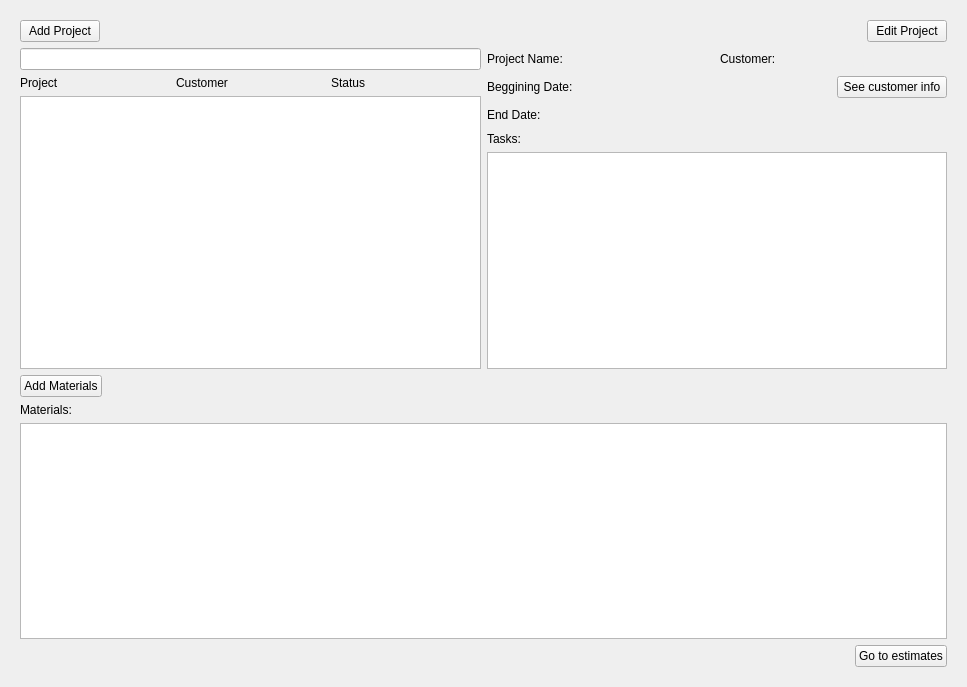
<?xml version="1.0" encoding="UTF-8"?>
<ui version="4.0">
 <class>Projects</class>
 <widget class="QWidget" name="Projects">
  <property name="geometry">
   <rect>
    <x>0</x>
    <y>0</y>
    <width>967</width>
    <height>687</height>
   </rect>
  </property>
  <property name="windowTitle">
   <string>Form</string>
  </property>
  <layout class="QVBoxLayout" name="verticalLayout_3">
   <item>
    <widget class="QStackedWidget" name="stackedWidget">
     <property name="currentIndex">
      <number>0</number>
     </property>
     <widget class="QWidget" name="page">
      <layout class="QGridLayout" name="gridLayout_2">
       <item row="0" column="0" colspan="2">
        <layout class="QHBoxLayout" name="horizontalLayout">
         <item>
          <widget class="QPushButton" name="pushButton">
           <property name="text">
            <string>Add Project</string>
           </property>
          </widget>
         </item>
         <item>
          <spacer name="horizontalSpacer">
           <property name="orientation">
            <enum>Qt::Horizontal</enum>
           </property>
           <property name="sizeHint" stdset="0">
            <size>
             <width>736</width>
             <height>20</height>
            </size>
           </property>
          </spacer>
         </item>
         <item>
          <widget class="QPushButton" name="pushButton_5">
           <property name="text">
            <string>Edit Project</string>
           </property>
          </widget>
         </item>
        </layout>
       </item>
       <item row="1" column="0" rowspan="2">
        <layout class="QVBoxLayout" name="verticalLayout">
         <item>
          <widget class="QLineEdit" name="searchLineEdit"/>
         </item>
         <item>
          <layout class="QHBoxLayout" name="horizontalLayout_4">
           <item>
            <widget class="QLabel" name="label_7">
             <property name="text">
              <string>Project</string>
             </property>
            </widget>
           </item>
           <item>
            <widget class="QLabel" name="label_8">
             <property name="text">
              <string>Customer</string>
             </property>
            </widget>
           </item>
           <item>
            <widget class="QLabel" name="label_9">
             <property name="text">
              <string>Status</string>
             </property>
            </widget>
           </item>
          </layout>
         </item>
         <item>
          <widget class="QListWidget" name="listWidget">
           <property name="styleSheet">
            <string notr="true">QListWidget {
    show-decoration-selected: 1; /* make the selection span the entire width of the view */
}

QListWidget::item:alternate {
    background: #EEEEEE;
}

QListWidget::item:selected {
    border: 1px solid #6a6ea9;
}

QListWidget::item:selected:!active {
    background: qlineargradient(x1: 0, y1: 0, x2: 0, y2: 1,
                                stop: 0 #ABAFE5, stop: 1 #8588B2);
}

QListWidget::item:selected:active {
    background: qlineargradient(x1: 0, y1: 0, x2: 0, y2: 1,
                                stop: 0 #6a6ea9, stop: 1 #888dd9);
}

QListWidget::item:hover {
    background: qlineargradient(x1: 0, y1: 0, x2: 0, y2: 1,
                                stop: 0 #FAFBFE, stop: 1 #DCDEF1);
}</string>
           </property>
          </widget>
         </item>
        </layout>
       </item>
       <item row="1" column="1">
        <layout class="QGridLayout" name="gridLayout">
         <item row="0" column="0">
          <widget class="QLabel" name="label_2">
           <property name="text">
            <string>Project Name:</string>
           </property>
          </widget>
         </item>
         <item row="0" column="2">
          <widget class="QLabel" name="label_3">
           <property name="text">
            <string>Customer:</string>
           </property>
          </widget>
         </item>
         <item row="1" column="3">
          <widget class="QPushButton" name="pushButton_4">
           <property name="text">
            <string>See customer info</string>
           </property>
          </widget>
         </item>
         <item row="1" column="0">
          <widget class="QLabel" name="label_4">
           <property name="text">
            <string>Beggining Date:</string>
           </property>
          </widget>
         </item>
         <item row="2" column="0">
          <widget class="QLabel" name="label_5">
           <property name="text">
            <string>End Date:</string>
           </property>
          </widget>
         </item>
         <item row="0" column="1">
          <widget class="QLabel" name="projectLabel">
           <property name="font">
            <font>
             <family>Times New Roman</family>
             <pointsize>14</pointsize>
             <bold>false</bold>
            </font>
           </property>
           <property name="frameShape">
            <enum>QFrame::NoFrame</enum>
           </property>
           <property name="text">
            <string/>
           </property>
           <property name="alignment">
            <set>Qt::AlignCenter</set>
           </property>
          </widget>
         </item>
         <item row="0" column="3">
          <widget class="QLabel" name="customerLabel">
           <property name="font">
            <font>
             <family>Times New Roman</family>
             <pointsize>14</pointsize>
            </font>
           </property>
           <property name="frameShape">
            <enum>QFrame::NoFrame</enum>
           </property>
           <property name="text">
            <string/>
           </property>
           <property name="alignment">
            <set>Qt::AlignCenter</set>
           </property>
          </widget>
         </item>
         <item row="1" column="1">
          <widget class="QLabel" name="begDateLabel">
           <property name="font">
            <font>
             <family>Times New Roman</family>
             <pointsize>14</pointsize>
            </font>
           </property>
           <property name="frameShape">
            <enum>QFrame::NoFrame</enum>
           </property>
           <property name="text">
            <string/>
           </property>
           <property name="alignment">
            <set>Qt::AlignCenter</set>
           </property>
          </widget>
         </item>
         <item row="2" column="1">
          <widget class="QLabel" name="endDateLabel">
           <property name="font">
            <font>
             <family>Times New Roman</family>
             <pointsize>14</pointsize>
            </font>
           </property>
           <property name="frameShape">
            <enum>QFrame::NoFrame</enum>
           </property>
           <property name="text">
            <string/>
           </property>
           <property name="alignment">
            <set>Qt::AlignCenter</set>
           </property>
          </widget>
         </item>
        </layout>
       </item>
       <item row="2" column="1">
        <layout class="QVBoxLayout" name="verticalLayout_4">
         <item>
          <widget class="QLabel" name="label_6">
           <property name="text">
            <string>Tasks:</string>
           </property>
          </widget>
         </item>
         <item>
          <widget class="QListWidget" name="listWidget_2"/>
         </item>
        </layout>
       </item>
       <item row="3" column="0">
        <layout class="QHBoxLayout" name="horizontalLayout_3">
         <item>
          <widget class="QPushButton" name="pushButton_2">
           <property name="text">
            <string>Add Materials</string>
           </property>
          </widget>
         </item>
         <item>
          <spacer name="horizontalSpacer_3">
           <property name="orientation">
            <enum>Qt::Horizontal</enum>
           </property>
           <property name="sizeHint" stdset="0">
            <size>
             <width>40</width>
             <height>20</height>
            </size>
           </property>
          </spacer>
         </item>
        </layout>
       </item>
       <item row="4" column="0" colspan="2">
        <layout class="QVBoxLayout" name="verticalLayout_2">
         <item>
          <widget class="QLabel" name="label">
           <property name="text">
            <string>Materials:</string>
           </property>
          </widget>
         </item>
         <item>
          <widget class="QTableView" name="tableView"/>
         </item>
        </layout>
       </item>
       <item row="5" column="1">
        <layout class="QHBoxLayout" name="horizontalLayout_2">
         <item>
          <spacer name="horizontalSpacer_2">
           <property name="orientation">
            <enum>Qt::Horizontal</enum>
           </property>
           <property name="sizeHint" stdset="0">
            <size>
             <width>40</width>
             <height>20</height>
            </size>
           </property>
          </spacer>
         </item>
         <item>
          <widget class="QPushButton" name="pushButton_3">
           <property name="text">
            <string>Go to estimates</string>
           </property>
          </widget>
         </item>
        </layout>
       </item>
      </layout>
     </widget>
     <widget class="QWidget" name="page_2"/>
    </widget>
   </item>
  </layout>
 </widget>
 <resources/>
 <connections/>
</ui>
